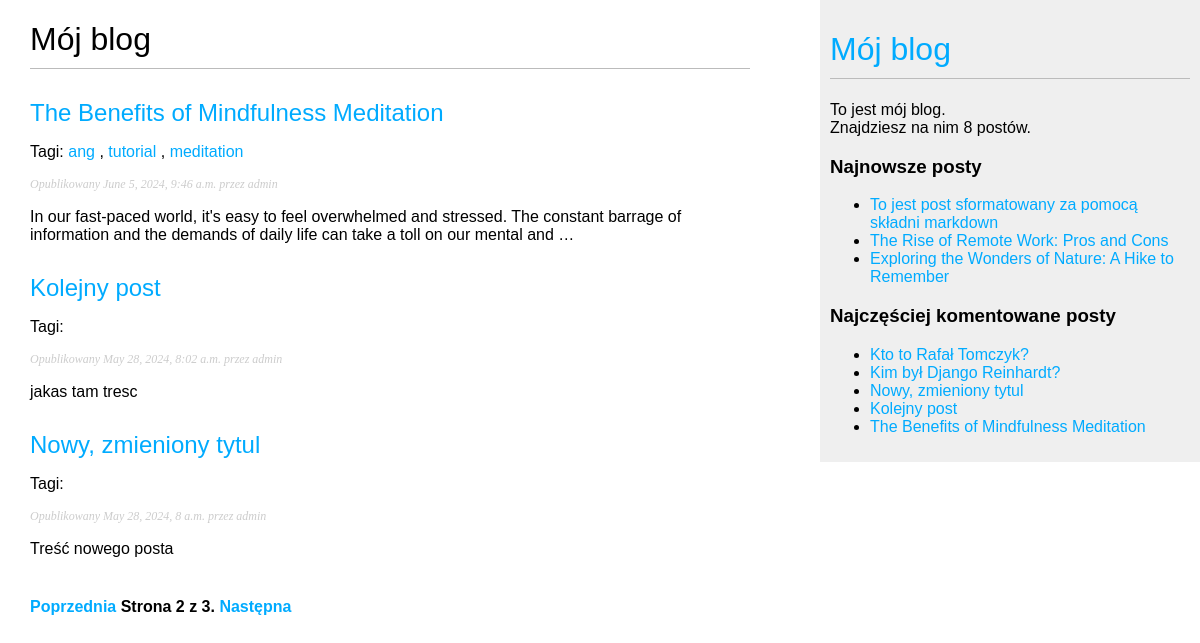
Screenshot of /blog/?page=2 with the database file from the repository.
### blog/models.py (models this page shows, shortened)
class Post(models.Model):
    class Status(models.TextChoices):
        DRAFT = 'DF', 'Roboczy'
        PUBLISHED = 'PB', 'Opublikowany'
    title = models.CharField(max_length=250)
    slug = models.SlugField(max_length=250, unique_for_date='publish')
    author = models.ForeignKey(User, on_delete=models.CASCADE, related_name='blog_posts')
    body = models.TextField()
    publish = models.DateTimeField(default=timezone.now)
    created = models.DateTimeField(auto_now_add=True)
    updated = models.DateTimeField(auto_now=True)
    status = models.CharField(max_length=2, choices=Status.choices, default=Status.DRAFT)
    object = models.Manager()
    published = PublishedManager()
    tags = TaggableManager()
    class Meta:
        ordering = ['-publish']
        indexes = [
            models.Index(fields=['-publish'])
        ]
    def get_absolute_url(self):
        return reverse("blog:post_detail", args=[self.publish.year,
                                                 self.publish.month,
                                                 self.publish.day,
                                                 self.slug])

### blog/views.py (the view)
# urls.py: path('', views.post_list, name='post_list'),
def post_list(request, tag_slug=None):
    post_list = Post.published.all()
    tag= None
    if tag_slug:
        tag = get_object_or_404(Tag, slug=tag_slug)
        post_list = post_list.filter(tags__in=[tag])
    paginator = Paginator(post_list, 3)
    page_number = request.GET.get('page', 1)
    try:
        posts = paginator.page(page_number)
    except PageNotAnInteger:
        posts = paginator.page(1)
    except EmptyPage:
        posts = paginator.page(paginator.num_pages)
    return render(request,
                  'blog/post/list.html',
                  {'posts': posts,
                   'tag': tag})

### blog/models.py (called while the page is built)
    def get_queryset(self):
        return super().get_queryset()\
            .filter(status=Post.Status.PUBLISHED)

### blog/templatetags/blog_tags.py (called while the page is built)
@register.simple_tag
def total_posts():
    return Post.published.count()

@register.inclusion_tag('blog/post/latest_posts.html')
def show_latest_posts(count=5):
    latest_posts = Post.published.order_by('-publish')[:count]
    return {'latest_posts': latest_posts}

@register.simple_tag
def get_most_commented_posts(count=5):
    return Post.published.annotate(total_comments=Count('comments')).order_by('-total_comments')[:count]

@register.filter(name='markdown')
def markdown_format(text):
    return mark_safe(markdown.markdown(text))

### blog/templates/blog/post/list.html (shortened to what this page needs)
{% extends "blog/base.html" %}
{% load blog_tags %}
{% block content %}
    <h1>Mój blog</h1>
    {% for post in posts %}
        <h2>
            <a href="{{ post.get_absolute_url }}">
                {{ post.title }}
            </a>
        </h2>
        <p class="tags">
            Tagi:
            {% for tag in post.tags.all %}
                <a href="{% url 'blog:post_list_by_tag' tag.slug %}">
                    {{ tag.name }}
                </a>
                {% if not forloop.last %}, {% endif %}
            {% endfor %}
        </p>
        <p class="date">
            Opublikowany {{ post.publish }} przez {{ post.author }}
        </p>
        {{ post.body|markdown|truncatewords_html:30 }}
    {% endfor %}
    {% include "pagination.html" with page=posts %}
{% endblock %}

### blog/templates/blog/base.html (shortened to what this page needs)
{% load blog_tags %}
{% load static %}
<!DOCTYPE html>
<html>
<head>
    <link href="{% static 'css/blog.css' %}" rel="stylesheet">
</head>
<body>
    <div id="content">
        {% block content %}
        {% endblock %}
    </div>
    <div id="sidebar">
        <h1><a href="{% url 'blog:post_list' %}">Mój blog</a></h1>
        <p>To jest mój blog.<br>
            Znajdziesz na nim {% total_posts %} postów.
        </p>
        <h3>Najnowsze posty</h3>
        {% show_latest_posts 3 %}
        <h3>Najczęściej komentowane posty</h3>
        {% get_most_commented_posts as most_commented_posts %}
        <ul>
            {% for post in most_commented_posts %}
            <li>
                <a href="{{ post.get_absolute_url }}">{{ post.title }}</a>
            </li>
            {% endfor %}
        </ul>
    </div>
</body>
</html>

### blog/templates/blog/post/latest_posts.html
<ul>
    {% for post in latest_posts %}
        <li>
            <a href="{{post.get_absolute_url}}">{{post.title}}</a>
        </li>
    {%endfor%}
</ul>

### blog/static/css/blog.css (style rules this page uses)
body { margin:0; padding:0; font-family:helvetica, sans-serif; }
a { color:#00abff; text-decoration:none; }
h1 { font-weight:normal; border-bottom:1px solid #bbb; padding:0 0 10px 0; }
h2 { font-weight:normal; margin:30px 0 0; }
#content { float:left; width:60%; padding:0 0 0 30px; }
#sidebar { float:right; width:30%; padding:10px; background:#efefef; height:100%; }
p.date { color:#ccc; font-family: georgia, serif; font-size: 12px; font-style: italic; }

### rows the page displays
Post: title "The Benefits of Mindfulness Meditation", publish "June 5, 2024, 9:46 a.m.", author "admin", body "In our fast-paced world, it's easy to feel overwhelmed and stressed. The constant barrage of information and the demands of daily life can take a toll on our mental and …"
Tag: name "ang"
Tag: name "tutorial"
Tag: name "meditation"
Post: title "Kolejny post", publish "May 28, 2024, 8:02 a.m.", author "admin", body "jakas tam tresc"
Post: title "Nowy, zmieniony tytul", publish "May 28, 2024, 8 a.m.", author "admin", body "Treść nowego posta"
Post: title "To jest post sformatowany za pomocą składni markdown"
Post: title "The Rise of Remote Work: Pros and Cons"
Post: title "Exploring the Wonders of Nature: A Hike to Remember"
Post: title "Kto to Rafał Tomczyk?"
Post: title "Kim był Django Reinhardt?"

### other values shown
{{ page.number }} "2"
{{ page.paginator.num_pages }} "3"
